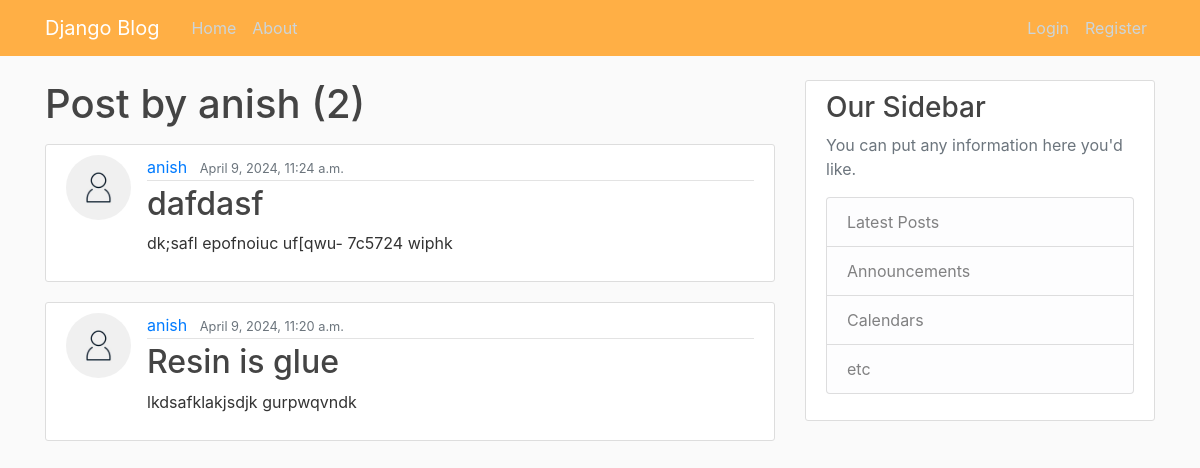
Page /user/anish on the committed database.
### blog/models.py (models this page shows, shortened)
class Post(models.Model):
    title = models.CharField(max_length=300)
    content = models.TextField()
    date_posted = models.DateTimeField(default= timezone.now)
    author = models.ForeignKey(User,on_delete=models.CASCADE)

### users/models.py (models this page shows, shortened)
class Profile(models.Model):
    user = models.OneToOneField(User,on_delete=models.CASCADE)
    image = models.ImageField(upload_to='profile_pics',default='default.jpg')

### blog/views.py (the view)
# urls.py: path('user/<str:username>',UserPostListView.as_view(),name='user-posts'),
class UserPostListView(ListView):
    model = Post
    template_name = 'blog/user_posts.html'
    context_object_name = 'posts'
    paginate_by = 10
    def get_queryset(self):
        user = get_object_or_404(User,username = self.kwargs.get('username'))
        return Post.objects.filter(author = user).order_by('-date_posted')

### blog/templates/blog/user_posts.html (shortened to what this page needs)
{% extends "base.html" %}
{% block content %}
    <h1 class="mb-3">Post by {{view.kwargs.username}} ({{ page_obj.paginator.count }}) </h1>
    {% for post in posts %}
        <article class="media content-section">
        <img class="rounded-circle article-img" src="{{ post.author.profile.image.url }}" alt="">
            <div class="media-body">
                <div class="article-metadata">
                    <a class="mr-2" href="{% url 'user-posts' post.author.username %}">{{ post.author }}</a>
                    <small class="text-muted">{{ post.date_posted }}</small>
                </div>
            <h2><a class="article-title" href="{% url 'post-detail' post.id %}">{{ post.title }}</a></h2>
            <p class="article-content">{{ post.content }}</p>
            </div>
        </article>
    {% endfor %}
{% endblock %}

### static/css/main.css (style rules this page uses)
body { background: #fafafa; color: #333333; margin-top: 5rem; }
h1, h2, h3, h4, h5, h6 { color: #444444; }
.content-section { background: #ffffff; padding: 10px 20px; border: 1px solid #dddddd; border-radius: 3px; margin-bottom: 20px; }
.article-title { color: #444444; }
.article-content { white-space: pre-line; }
.article-img { height: 65px; width: 65px; margin-right: 16px; }
.article-metadata { padding-bottom: 1px; margin-bottom: 4px; border-bottom: 1px solid #e3e3e3 }

### rows in the picture
Post: author.profile.image (placeholder picture), author "anish", date_posted "April 9, 2024, 11:24 a.m.", title "dafdasf", content "dk;safl epofnoiuc uf[qwu- 7c5724 wiphk"
Post: author.profile.image (placeholder picture), author "anish", date_posted "April 9, 2024, 11:20 a.m.", title "Resin is glue", content "lkdsafklakjsdjk gurpwqvndk"

### other values in the picture
{{ view.kwargs.username }} "anish"
{{ page_obj.paginator.count }} "2"
